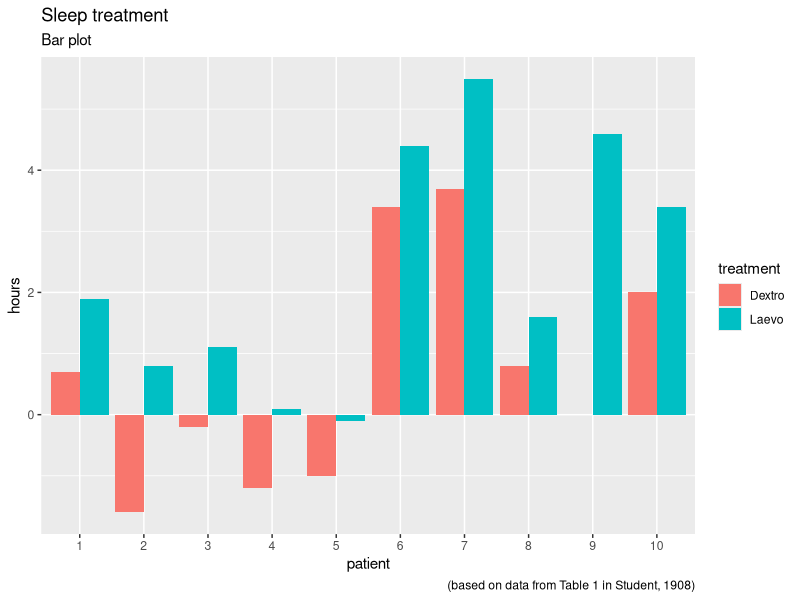

Here is the R script that generated this plot:
## ---- chunk 1
knitr::opts_chunk$set(echo = TRUE)
setwd("~/Desktop/University/AMED3002/")
## ---- chunk 2
# Libraries
library(ggplot2)
library(tidyr)

# Raw Data
sleep <- read.csv("StudentTSleepData.csv", row.names=1)
## ---- chunk 3
# Reorganize Data
sleep$patient <- factor(1:10)
sleepLong <- pivot_longer(sleep, cols=c("Dextro", "Laevo"), names_to="treatment", values_to="hours")
## ---- chunk 4
# Insert plot
ggplot(sleepLong, aes(x=patient, y=hours, fill=treatment)) + 
  geom_bar(stat="identity", position=position_dodge()) +
  labs(title="Sleep treatment", subtitle="Bar plot", 
       caption="(based on data from Table 1 in Student, 1908)") + 
  ylab("hours")

